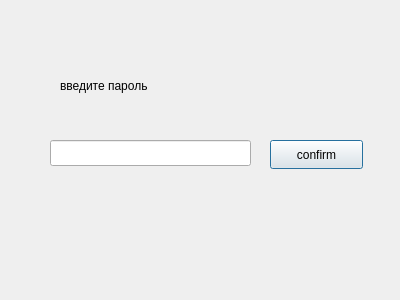
<?xml version="1.0" encoding="UTF-8"?>
<ui version="4.0">
 <class>pass_check</class>
 <widget class="QDialog" name="pass_check">
  <property name="geometry">
   <rect>
    <x>0</x>
    <y>0</y>
    <width>400</width>
    <height>300</height>
   </rect>
  </property>
  <property name="windowTitle">
   <string>Dialog</string>
  </property>
  <widget class="QPushButton" name="pushButton">
   <property name="geometry">
    <rect>
     <x>270</x>
     <y>140</y>
     <width>93</width>
     <height>29</height>
    </rect>
   </property>
   <property name="text">
    <string>confirm</string>
   </property>
  </widget>
  <widget class="QLineEdit" name="lineEdit">
   <property name="geometry">
    <rect>
     <x>50</x>
     <y>140</y>
     <width>201</width>
     <height>26</height>
    </rect>
   </property>
  </widget>
  <widget class="QLabel" name="label">
   <property name="geometry">
    <rect>
     <x>60</x>
     <y>70</y>
     <width>301</width>
     <height>31</height>
    </rect>
   </property>
   <property name="text">
    <string>введите пароль</string>
   </property>
  </widget>
 </widget>
 <resources/>
 <connections/>
</ui>
